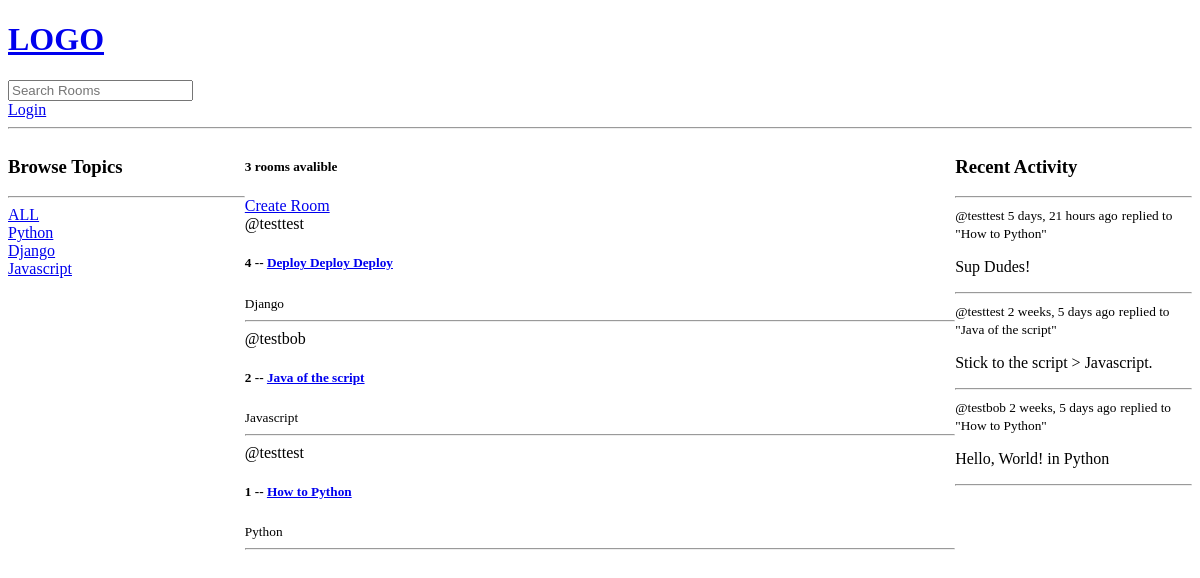
Before: / with the older database file.
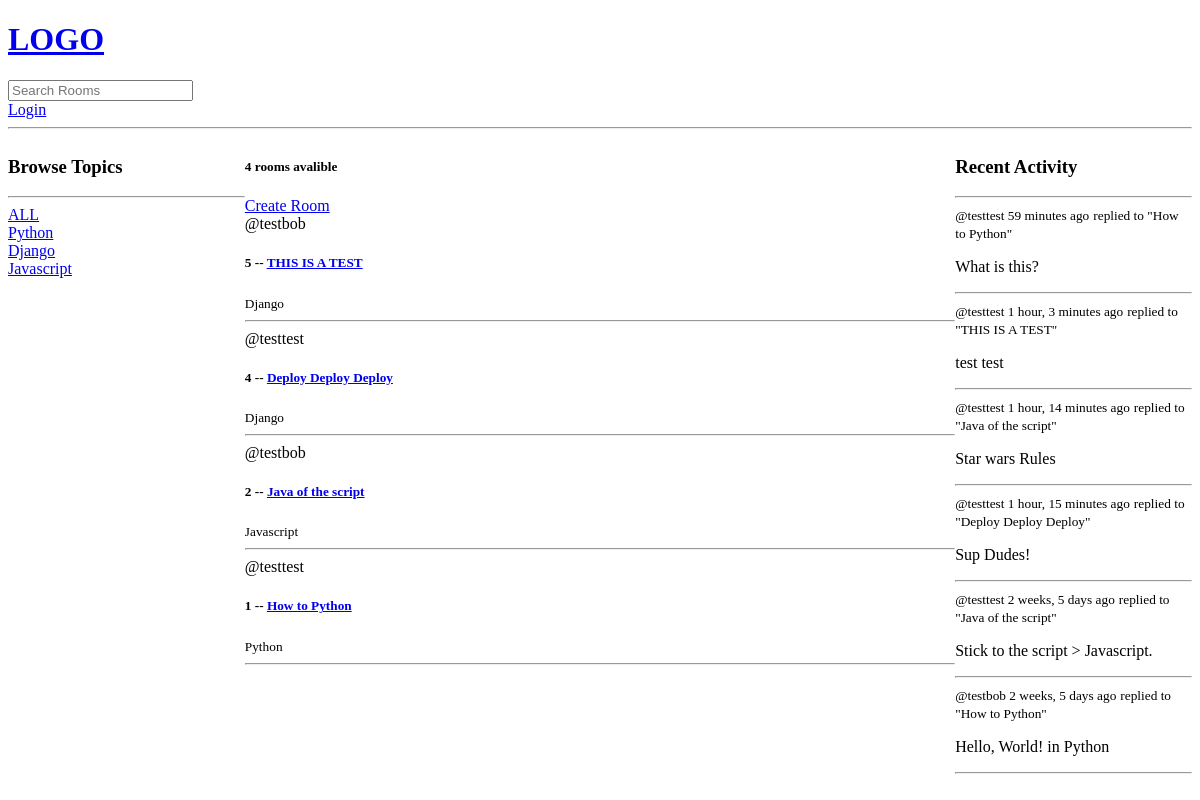
After: the same page with the newer database file.
### base/models.py (models this page shows, shortened)
class Topic(models.Model):
    name = models.CharField(max_length=200)

class Room(models.Model):
    host = models.ForeignKey(User, on_delete=models.SET_NULL, null=True)
    topic = models.ForeignKey(Topic, on_delete=models.SET_NULL, null=True)
    name = models.CharField(max_length=200)
    description = models.TextField(null=True, blank=True)
    participants = models.ManyToManyField(User, related_name='participants', blank=True)
    updated = models.DateTimeField(auto_now=True)
    created = models.DateTimeField(auto_now_add=True)
    class Meta:
        ordering = ['-updated', '-created']
    def __str__(self):
        return str(self.name)

class Message(models.Model):
    user = models.ForeignKey(User, on_delete=models.CASCADE)
    room = models.ForeignKey(Room, on_delete=models.CASCADE)
    body = models.TextField()
    updated = models.DateTimeField(auto_now=True)
    created = models.DateTimeField(auto_now_add=True)
    class Meta:
        ordering = ['-updated', '-created']
    def __str__(self):
        return str(self.body[0:50])

### base/views.py (the view)
# urls.py: path('', views.home, name="home"),
def home(request):
    q = request.GET.get('q') if request.GET.get('q') is not None else ''
    rooms = Room.objects.filter(
        Q(topic__name__icontains=q) |
        Q(name__icontains=q) |
        Q(description__icontains=q)
        )
    topics = Topic.objects.all()
    room_count = rooms.count()
    room_messages = Message.objects.filter(Q(room__topic__name__icontains=q))
    context = {'rooms': rooms, 'topics': topics, 'room_count': room_count, 'room_messages': room_messages}
    return render(request, 'base/home.html', context)

### base/templates/base/home.html (shortened to what this page needs)
{% extends 'main.html' %}
{% block content %}
    <div class="home-container">
        <div>
            {% include 'base/topics_component.html' %}
        </div>
        <div>
            <h5>{{room_count}} rooms avalible</h5>
            <a href="{% url 'create-room' %}">Create Room</a>
            {% include 'base/feed_component.html' %}
        </div>
        <div>
            {% include 'base/activity_component.html' %}
        </div>
    </div>
{% endblock content %}

### base/templates/base/topics_component.html
<h3>Browse Topics</h3>
<hr>
<div>
    <a href="{% url 'home' %}">ALL</a>
</div>
{% for topic in topics %}
    <div>
        <a href="{% url 'home' %}?q={{topic.name}}">{{topic.name}}</a>
    </div>
{% endfor %}

### base/templates/base/feed_component.html (shortened to what this page needs)
<div>
    {% for room in rooms %}
        <div>
            <span>@{{room.host.username}}</span>
            <h5>{{ room.id }} -- <a href="{% url 'room' room.id %}">{{ room.name }}</a></h5>
            <small>{{room.topic.name}}</small>
            <hr>
        </div>
    {% endfor %}
</div>

### base/templates/base/activity_component.html (shortened to what this page needs)
<h3>Recent Activity</h3>
<hr>
{% for message in room_messages %}
    <div>
        <small>@{{message.user}}  {{message.created|timesince}} ago</small>
        <small>replied to "{{message.room}}"</small>
        <p>{{message}}</p>
        <hr>
    </div>
{% endfor %}

Changed rows visible on the page:
removed Message: user "testtest", created "5 days, 21 hours", room "How to Python", body "Sup Dudes!"
added Room: host.username "testbob", id "5", name "THIS IS A TEST", topic.name "Django"
added Message: user "testtest", created "59 minutes", room "How to Python", body "What is this?"
added Message: user "testtest", created "1 hour, 3 minutes", room "THIS IS A TEST", body "test test"
added Message: user "testtest", created "1 hour, 14 minutes", room "Java of the script", body "Star wars Rules"
added Message: user "testtest", created "1 hour, 15 minutes", room "Deploy Deploy Deploy", body "Sup Dudes!"
Other visible differences:
{{ room_count }}: "3" → "4"
